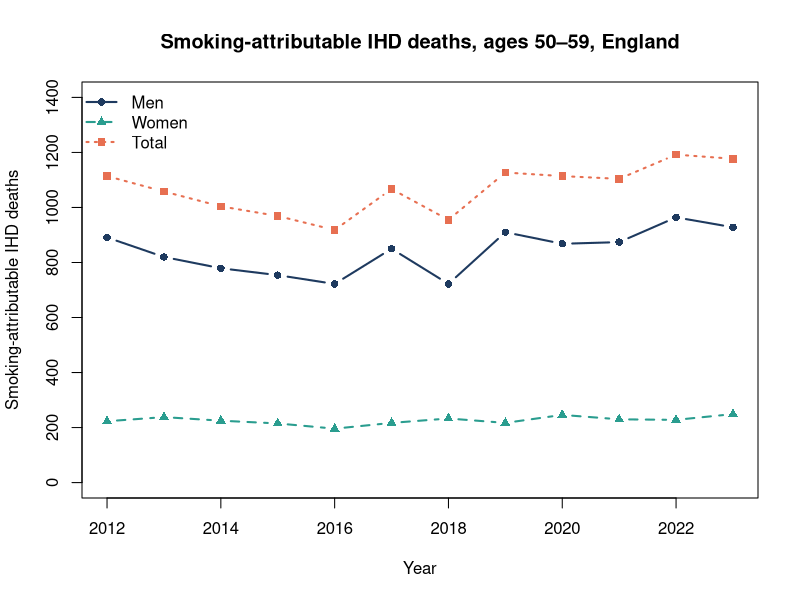
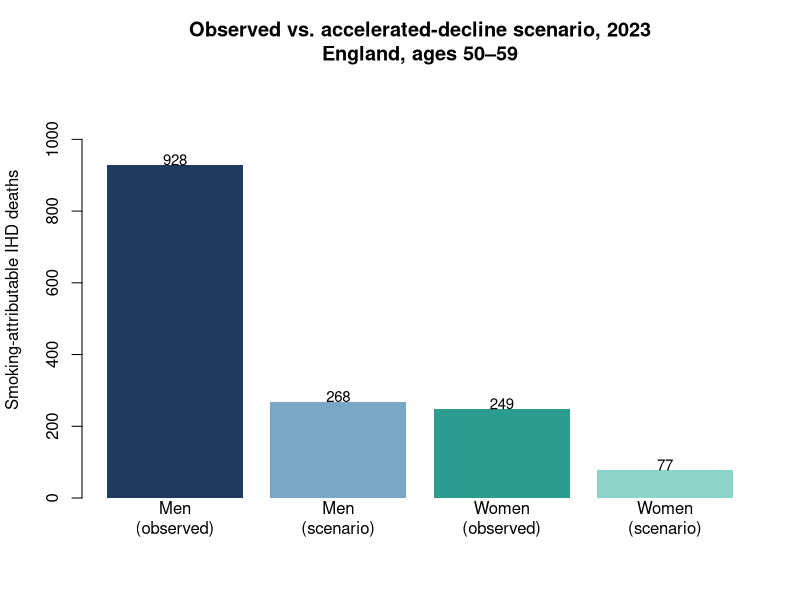

Recreate these plots in R, in order.
## ---- chunk 1
smoking <- data.frame(
  year       = 2012:2023,
  prev_men   = c(21.9, 19.2, 18.4, 17.1, 15.9, 19.1, 14.7, 19.7, 16.3, 15.9, 17.7, 15.4),
  prev_women = c(17.4, 18.0, 17.3, 15.2, 13.2, 14.9, 15.9, 14.0, 15.6, 13.3, 12.2, 12.6)
)

smoking$p_men   <- smoking$prev_men   / 100
smoking$p_women <- smoking$prev_women / 100

smoking[, c("year", "prev_men", "prev_women")]
## ---- chunk 2
ihd <- data.frame(
  year         = 2012:2023,
  deaths_men   = c(2884, 2914, 2855, 2915, 2948, 3033, 3131, 3173, 3477, 3568, 3632, 3882),
  deaths_women = c( 683,  713,  694,  724,  731,  740,  761,  774,  814,  853,  900,  959)
)

ihd
## ---- chunk 3
RR_men   <- 3.04
RR_women <- 3.78

cat("Relative Risks (smoker vs non-smoker):\n")
cat("  RR for men:   ", RR_men, "\n")
cat("  RR for women: ", RR_women, "\n")
## ---- chunk 4
p_star <- c(0, 1) # Represents counterfactual with 0% smoking and 100% not smoking

results <- data.frame(
  year       = 2012:2023,
  PIF_men    = NA_real_,
  PIF_women  = NA_real_,
  attr_men   = NA_real_,
  attr_women = NA_real_
)

for (i in 1:nrow(results)) {
  
  p_men_obs   <- c(smoking$p_men[i],   1 - smoking$p_men[i])
  p_women_obs <- c(smoking$p_women[i], 1 - smoking$p_women[i])
  
  RR_men_vec   <- c(RR_men,   1)
  RR_women_vec <- c(RR_women, 1)
  
  results$PIF_men[i]   <- (sum(p_men_obs * RR_men_vec) - sum(p_star * RR_men_vec)) / sum(p_men_obs * RR_men_vec)
  results$PIF_women[i] <- (sum(p_women_obs * RR_women_vec) - sum(p_star * RR_women_vec)) / sum(p_women_obs * RR_women_vec)
  
  results$attr_men[i]   <- results$PIF_men[i]   * ihd$deaths_men[i]
  results$attr_women[i] <- results$PIF_women[i] * ihd$deaths_women[i]
}

results$PIF_men    <- round(results$PIF_men   * 100, 1)
results$PIF_women  <- round(results$PIF_women * 100, 1)
results$attr_men   <- round(results$attr_men)
results$attr_women <- round(results$attr_women)
results$attr_total <- results$attr_men + results$attr_women

results
## ---- chunk 5
plot(results$year, results$attr_men,
     type = "b", pch = 16, lwd = 2, col = "#1E3A5F",
     ylim = c(0, 1400),
     xlab = "Year",
     ylab = "Smoking-attributable IHD deaths",
     main = "Smoking-attributable IHD deaths, ages 50–59, England")

lines(results$year, results$attr_women,
      type = "b", pch = 17, lwd = 2, lty = 2, col = "#2A9D8F")

lines(results$year, results$attr_total,
      type = "b", pch = 15, lwd = 2, lty = 3, col = "#E76F51")

legend("topleft",
       legend = c("Men", "Women", "Total"),
       col    = c("#1E3A5F", "#2A9D8F", "#E76F51"),
       lwd = 2, lty = c(1, 2, 3), pch = c(16, 17, 15), bty = "n")
## ---- chunk 6
p_men_2023   <- smoking$p_men[smoking$year   == 2023]
p_women_2023 <- smoking$p_women[smoking$year == 2023]

p_men_cf   <- smoking$p_men[smoking$year   == 2012] / 2
p_women_cf <- smoking$p_women[smoking$year == 2012] / 2

deaths_men_2023   <- ihd$deaths_men[ihd$year   == 2023]
deaths_women_2023 <- ihd$deaths_women[ihd$year == 2023]

p_obs_men   <- c(p_men_2023,   1 - p_men_2023)
p_obs_women <- c(p_women_2023, 1 - p_women_2023)

p_cf_men   <- c(p_men_cf,   1 - p_men_cf)
p_cf_women <- c(p_women_cf, 1 - p_women_cf)

RR_men_vec   <- c(RR_men,   1)
RR_women_vec <- c(RR_women, 1)

PIF_men_scenario   <- (sum(p_obs_men * RR_men_vec) - sum(p_cf_men * RR_men_vec)) / sum(p_obs_men * RR_men_vec)
PIF_women_scenario <- (sum(p_obs_women * RR_women_vec) - sum(p_cf_women * RR_women_vec)) / sum(p_obs_women * RR_women_vec)

attr_men_scenario   <- round(PIF_men_scenario   * deaths_men_2023)
attr_women_scenario <- round(PIF_women_scenario * deaths_women_2023)

attr_men_2023   <- results$attr_men[results$year   == 2023]
attr_women_2023 <- results$attr_women[results$year == 2023]

prevented_men   <- attr_men_2023   - attr_men_scenario
prevented_women <- attr_women_2023 - attr_women_scenario

cat("--- 2023 results ---\n")
cat("Attributable deaths (observed prevalence) — Men:", attr_men_2023,     " Women:", attr_women_2023,     "\n")
cat("Attributable deaths (scenario prevalence) — Men:", attr_men_scenario, " Women:", attr_women_scenario, "\n")
cat("Deaths prevented                            — Men:", prevented_men,       " Women:", prevented_women,       "\n")
## ---- chunk 7
heights <- c(attr_men_2023, attr_men_scenario, attr_women_2023, attr_women_scenario)
cols    <- c("#1E3A5F", "#7BA7C7", "#2A9D8F", "#8FD4CA")
labels  <- c("Men\n(observed)", "Men\n(scenario)", "Women\n(observed)", "Women\n(scenario)")

bp <- barplot(heights,
              names.arg = labels,
              col = cols, border = NA,
              ylab = "Smoking-attributable IHD deaths",
              main = "Observed vs. accelerated-decline scenario, 2023\nEngland, ages 50–59",
              ylim = c(0, max(heights) * 1.25))

text(x = bp, y = heights + 15, labels = heights, cex = 0.9)
